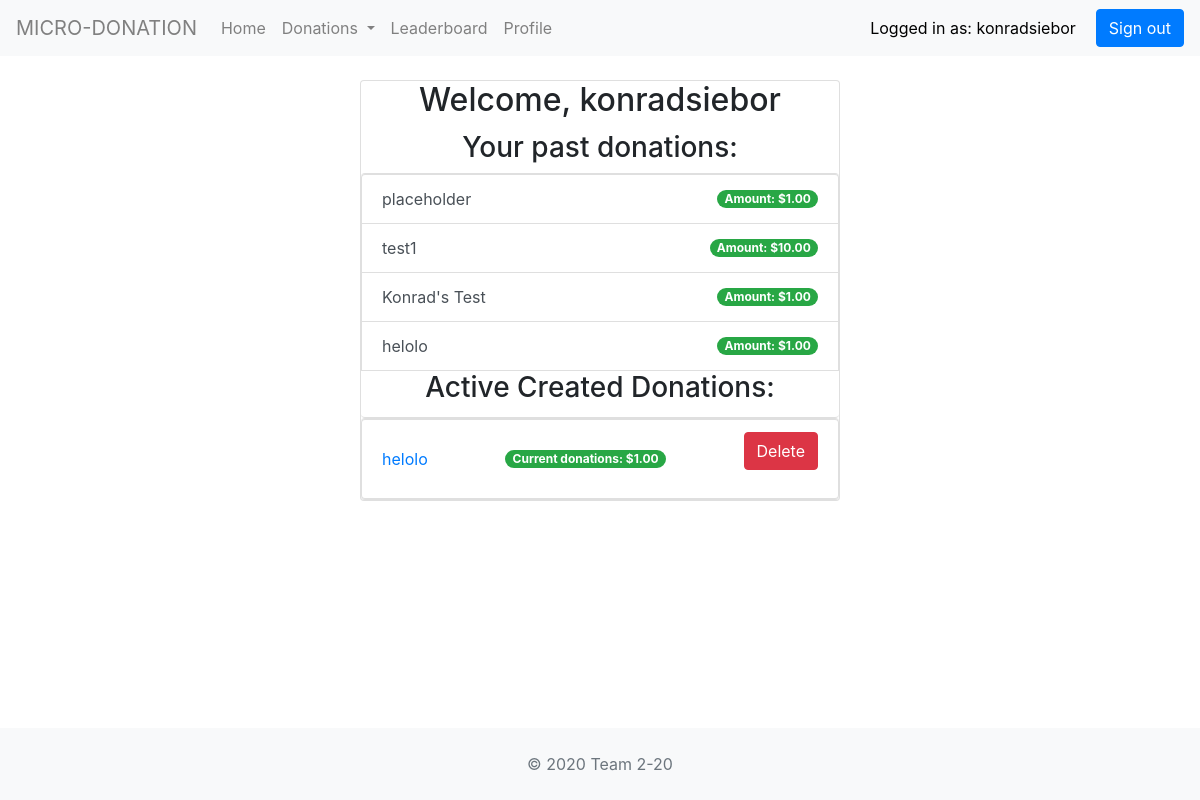
/donation/profile (signed in), run on the app's committed database.
### donation/models.py (models this page shows, shortened)
class IndividualDonation(models.Model):
    def __init__(self, *args, **kwargs):
        super(IndividualDonation, self).__init__(*args, **kwargs)
        if self.user == "":
            self.user = "anonymous"
    user = models.CharField(max_length=50, default="John")
    amount = models.DecimalField(max_digits=10, decimal_places=2, default=0)
    title = models.CharField(max_length=100, default="placeholder")

class Donation(models.Model):
    title = models.CharField(max_length=100)
    title_processed = models.CharField(max_length=100, default="default_title")
    class CategoryChoices(models.TextChoices):
        social_justice = 'Social Justice'
        environment = 'Environment'
    category = models.CharField(max_length=50, choices=CategoryChoices.choices)
    description = models.CharField(max_length=1000,
                                   default="Enter donation description")
    organization = models.CharField(max_length=100)
    creator = models.CharField(max_length=50, default="John")
    city = models.CharField(max_length=50)
    state = models.CharField(max_length=2)
    start_date = models.DateTimeField('date donations started',
                                      default=datetime.datetime.now())
    length_days = models.IntegerField(default=1)
    goal = models.DecimalField(max_digits=10, decimal_places=2, default=100)
    current_amount = models.DecimalField(max_digits=10,
                                         decimal_places=2,
                                         default=0)
    percentage_met = models.IntegerField(default=0)
    image = models.ImageField(default='/donation/images/default.png')
    def __init__(self, *args, **kwargs):
        super(Donation, self).__init__(*args, **kwargs)
        self.title_processed = self.title.replace(" ", "").lower()
        self.percentage_met = int((self.current_amount / self.goal) * 100)
    def was_published_recently(self):
        now = timezone.now()
        return now - datetime.timedelta(
            days=self.donation_length_days) <= self.start_date <= now
    was_published_recently.admin_order_field = 'pub_date'
    was_published_recently.boolean = True
    was_published_recently.short_description = 'Published recently?'

### donation/views.py (the view)
# urls.py: path('profile', views.ProfileView.as_view(), name='profile_info'),
class ProfileView(ListView):
    model = IndividualDonation
    template_name = 'donation/profile.html'
    context_object_name = 'individual_donations'
    def get_context_data(self, **kwargs):
        context = super(ProfileView, self).get_context_data(**kwargs)
        context.update({
            'created_donations':
            Donation.objects.filter(
            start_date__lte=timezone.now()).filter(creator=self.request.user)[:5]
        })
        return context
    def get_queryset(self):
        return IndividualDonation.objects.filter(user=self.request.user)[:5]

### donation/templates/donation/profile.html (shortened to what this page needs)
{% extends "donation/main.html" %}
{% load static %} {% load bootstrap4 %} {% bootstrap_css %} {% bootstrap_javascript jquery='full' %}
{% load socialaccount %}
{% block content %}
<br><center>
<div class="card" style="width: 30rem">
  <h2 class="card-title">
  {% if user.is_authenticated %}
    Welcome, {{ user.username }}
  {% else %}
    <a href="{% provider_login_url 'google' %}">Login with Google</a>
  {% endif %}
  </h2>
  <h3>Your past donations:</h3>
  {% if individual_donations %}
        <ol class="list-group">
        {% for dona in individual_donations %}
          {% autoescape off %}
          <li class="list-group-item d-flex justify-content-between align-items-center list-group-item-action">{{ dona.title }}
          {% endautoescape %}
          <span class="badge badge-success badge-pill">Amount: ${{ dona.amount }}</span>
          </li>
        {% endfor %}
        <h3 class="card-title">Active Created Donations:</h3>
        </ol>
    {% else %}
        <p>Nothing donated</p>
    {% endif %}
  {% if user.is_authenticated %}
  {% if created_donations %}
    <ol class="list-group">
      {% for dona in created_donations %}
        {% autoescape off %}
        <li class="list-group-item d-flex justify-content-between align-items-center list-group-item-action"><a href="{% url 'donation:donation_detail' dona.id %}">{{ dona.title }}</a>
        {% endautoescape %}
        <span class="badge badge-success badge-pill">Current donations: ${{ dona.current_amount }}</span>
        <form action="{% url 'donation:delete_donation'%}" method="get">
          <button class="btn btn-danger" name="DeleteButton" value="{{ dona.id }}">Delete</button>
        </form>
        </li>
      {% endfor %}
      </ol>
  {% else %}
      <p>No donations created</p>
  {% endif %}
  {% endif %}
</center><br>
{% endblock %}

### donation/templates/donation/main.html (shortened to what this page needs)
{% load static %} {% load bootstrap4 %} {% bootstrap_css %} {% bootstrap_javascript jquery='full' %}
{% load socialaccount %}
<nav class="navbar navbar-expand-lg navbar-dark bg-light">
  <a class="navbar-brand" href="/donation/" style="color: grey">MICRO-DONATION</a>
  <div class="collapse navbar-collapse" id="navbarSupportedContent">
    <ul class="navbar-nav mr-auto">
      <li class="nav-item">
        <a class="nav-link" href="/donation" style="color: grey">Home</a>
      </li>
      <li class="nav-item dropdown">
        <a class="nav-link dropdown-toggle" href="#" id="navbarDropdown" role="button" data-toggle="dropdown"
          aria-haspopup="true" aria-expanded="false" style="color: grey">
          Donations
        </a>
      </li>
      <li class="nav-item">
        <a class="nav-link" href="/donation/leaderboard" style="color: grey">Leaderboard</a>
      </li>
      <li class="nav-item">
        <a class="nav-link" href="/donation/profile" style="color: grey">Profile</a>
      </li>
    </ul>
  </div>
  <ul class="nav navbar-nav navbar-right">
    {% if user.is_authenticated %}
    <li id="user-basic">
      <div class="navbar-text" id="user-basic-info" style="margin-right: 20px; color: black">Logged in as: {{ user.username }}</div>
    </li>
    <form method="post" action="{% url 'account_logout' %}" style="margin:auto;">
      <button class="btn btn-primary navbar-btn" onclick="signOut();">Sign
        out</button>
    </form>
    {% else %}
    <li id="signin-button">
      <a href="{% provider_login_url 'google' %}"><button class="btn btn-primary navbar-btn" onclick="signIn();">Sign
          in</button></a>
      <div class="g-signin2" data-onsuccess="onSignIn" data-theme="dark"></div>
    </li>
    {% endif %}
  </ul>
</nav>
<html lang="en">
<body>
</body>
</html>
{% block content %}{% endblock %}
<footer style="position:absolute; bottom:0; width:100%;" class="py-4 bg-light text-white-50">
  <div class="container" style="width:100%; text-align: center;">
    <span class="text-muted">&copy; 2020 Team 2-20</span>
  </div>
</footer>

### data on the page
IndividualDonation: title "placeholder", amount "1.00"
IndividualDonation: title "test1", amount "10.00"
IndividualDonation: title "Konrad's Test", amount "1.00"
IndividualDonation: title "helolo", amount "1.00"
Donation: title "helolo", current_amount "1.00", {{ dona.id }} 20 (drawn)

### other printed values
{{ user.username }} "konradsiebor"
